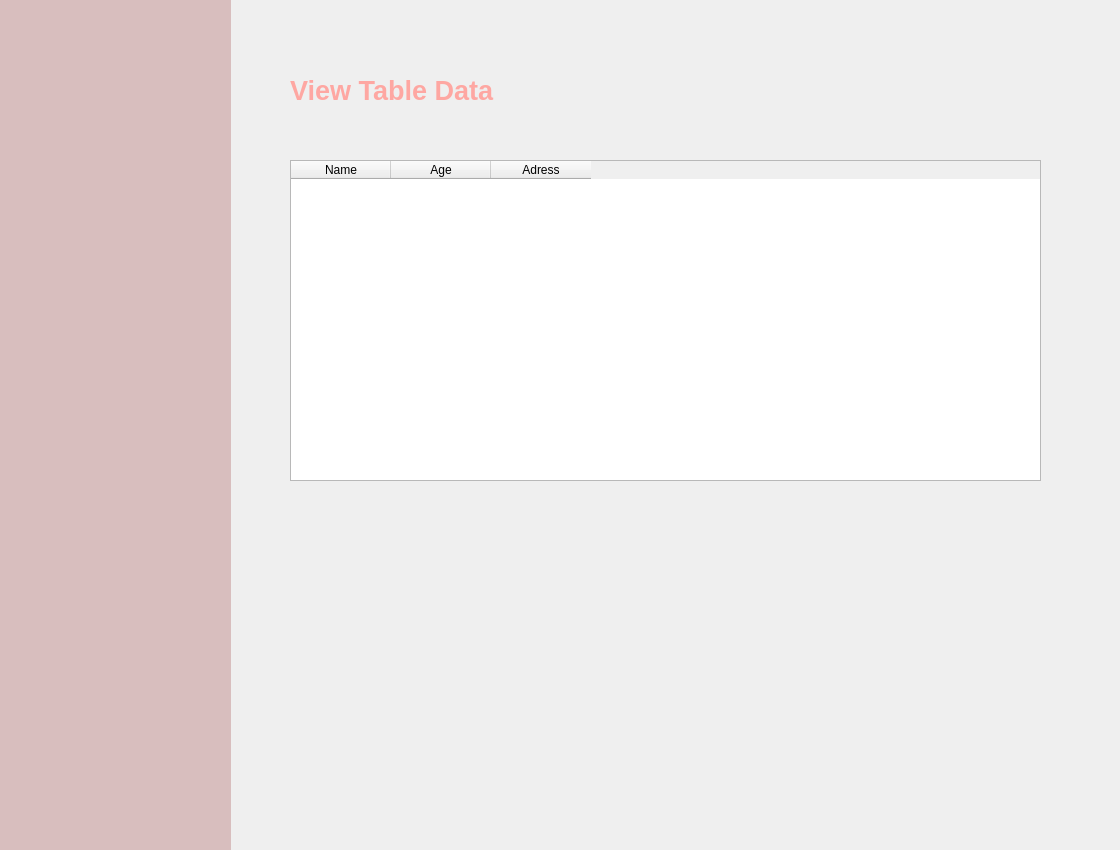
<?xml version="1.0" encoding="UTF-8"?>
<ui version="4.0">
 <class>tableWidget_2</class>
 <widget class="QDialog" name="tableWidget_2">
  <property name="geometry">
   <rect>
    <x>0</x>
    <y>0</y>
    <width>1120</width>
    <height>850</height>
   </rect>
  </property>
  <property name="windowTitle">
   <string>Dialog</string>
  </property>
  <widget class="QWidget" name="widget" native="true">
   <property name="geometry">
    <rect>
     <x>-10</x>
     <y>-60</y>
     <width>241</width>
     <height>931</height>
    </rect>
   </property>
   <property name="styleSheet">
    <string notr="true">background-color: rgb(216, 190, 190);</string>
   </property>
  </widget>
  <widget class="QLabel" name="label">
   <property name="geometry">
    <rect>
     <x>290</x>
     <y>50</y>
     <width>241</width>
     <height>81</height>
    </rect>
   </property>
   <property name="styleSheet">
    <string notr="true">color: rgb(254, 167, 162);
font-size: 20pt;
font-weight: bold;</string>
   </property>
   <property name="text">
    <string>View Table Data</string>
   </property>
  </widget>
  <widget class="QTableWidget" name="tableWidget">
   <property name="geometry">
    <rect>
     <x>290</x>
     <y>160</y>
     <width>751</width>
     <height>321</height>
    </rect>
   </property>
   <column>
    <property name="text">
     <string>Name</string>
    </property>
   </column>
   <column>
    <property name="text">
     <string>Age</string>
    </property>
   </column>
   <column>
    <property name="text">
     <string>Adress</string>
    </property>
   </column>
  </widget>
 </widget>
 <resources/>
 <connections/>
</ui>
